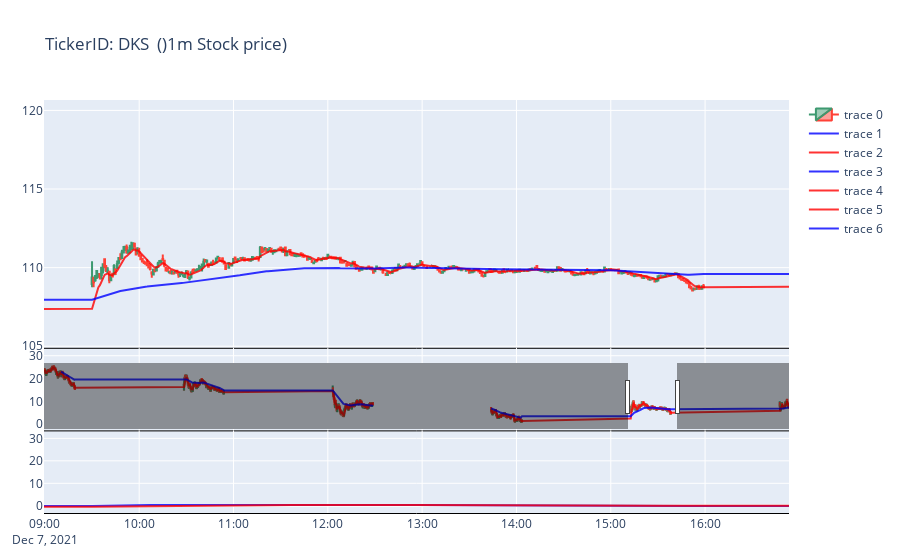

Notebook source saved alongside this figure:
### Code cell
import plotly.graph_objects as go
from plotly.subplots import make_subplots

#plot the chart
fig = make_subplots(vertical_spacing = 0, rows=3, cols=1,shared_xaxes=True,  row_heights=[0.6, 0.2, 0.2])

#Candlestick data
fig.add_trace(go.Candlestick(x=df['Datetime'],
                open=df['Open'],
                high=df['High'],
                low=df['Low'],
                close=df['Close']),row=1,col=1)
#MACD data (1m)
fig.add_trace(go.Scatter(
                x=data['Datetime'],
                y=data['macd1m'],
                line_color='blue',
                opacity=0.8),row=2,col=1)

fig.add_trace(go.Scatter(
                x=data['Datetime'],
                y=data['signal1m'],
                line_color='red',
                opacity=0.8),row=2,col=1)

#MACD data (15m)
fig.add_trace(go.Scatter(
                x=data['Datetime'],
                y=data['macd15m'],
                line_color='blue',
                opacity=0.8),row=3,col=1)

fig.add_trace(go.Scatter(
                x=data['Datetime'],
                y=data['signal15m'],
                line_color='red',
                opacity=0.8),row=3,col=1)

#EMA data
fig.add_trace(go.Scatter(
                x=data2['Datetime'],
                y=data2['ema1m'],
                line_color='red',
                opacity=0.8),row=1,col=1)

fig.add_trace(go.Scatter(
                x=data2['Datetime'],
                y=data2['ema15m'],
                line_color='blue',
                opacity=0.8),row=1,col=1)

#eliminate gaps
# build complete timepline from start date to end date
dt_all = pd.date_range(start=df['Datetime'].iloc[0],end=df['Datetime'].iloc[-1])
# retrieve the dates that ARE in the original datset
dt_obs = [d.strftime('%Y-%m-%d %H:%M:%S.%f') for d in pd.to_datetime(df['Datetime'])]
# define dates with missing values
dt_breaks = [d for d in dt_all.strftime('%Y-%m-%d %H:%M:%S.%f').tolist() if not d in dt_obs]
# hide dates with no values
fig.update_xaxes(rangebreaks=[dict(values=dt_breaks)])



fig.update_xaxes(showline=True, linewidth=1, linecolor='black', mirror=False,showspikes = True,spikemode  = 'across+toaxis',spikesnap = 'cursor',showgrid=True)

fig.update_layout(title="TickerID: "+_ticker+"  ()"+_resolution+" Stock price)",height=2000,margin_autoexpand=True,margin=dict(l=20, r=20, t=100, b=20),hovermode  = 'x',spikedistance =  -1)

fig.show()

### Figure 1 — Plotly figure (JSON) as saved in the notebook; plotly's stock layout.template omitted (floating-point values rounded to 4 significant figures; data arrays with more than 128 entries replaced by an {"elided": "..."} marker saying what was removed)
{"data": [{"close": {"elided": "1935 float values"}, "high": {"elided": "1935 float values"}, "low": {"elided": "1935 float values"}, "open": {"elided": "1935 float values"}, "type": "candlestick", "x": {"elided": "1935 str values"}, "xaxis": "x", "yaxis": "y"}, {"line": {"color": "blue"}, "opacity": 0.8, "type": "scatter", "x": {"elided": "1935 str values"}, "xaxis": "x2", "y": {"elided": "1935 float values"}, "yaxis": "y2"}, {"line": {"color": "red"}, "opacity": 0.8, "type": "scatter", "x": {"elided": "1935 str values"}, "xaxis": "x2", "y": {"elided": "1935 float values"}, "yaxis": "y2"}, {"line": {"color": "blue"}, "opacity": 0.8, "type": "scatter", "x": {"elided": "1935 str values"}, "xaxis": "x3", "y": {"elided": "1935 float values"}, "yaxis": "y3"}, {"line": {"color": "red"}, "opacity": 0.8, "type": "scatter", "x": {"elided": "1935 str values"}, "xaxis": "x3", "y": {"elided": "1935 float values"}, "yaxis": "y3"}, {"line": {"color": "red"}, "opacity": 0.8, "type": "scatter", "x": {"elided": "1935 str values"}, "xaxis": "x", "y": {"elided": "1935 float values"}, "yaxis": "y"}, {"line": {"color": "blue"}, "opacity": 0.8, "type": "scatter", "x": {"elided": "1935 str values"}, "xaxis": "x", "y": {"elided": "1935 float values"}, "yaxis": "y"}], "layout": {"autosize": true, "hovermode": "x", "margin": {"autoexpand": true, "b": 20, "l": 20, "r": 20, "t": 100}, "spikedistance": -1, "title": {"text": "TickerID: DKS  ()1m Stock price)"}, "xaxis": {"anchor": "y", "autorange": false, "domain": [0, 1], "linecolor": "black", "linewidth": 1, "matches": "x3", "mirror": false, "range": ["2021-12-07 08:59:26.0504", "2021-12-07 16:53:22.6934"], "rangebreaks": [{"values": ["2021-12-04 11:00:00.000000", "2021-12-05 11:00:00.000000"]}], "rangeslider": {"autorange": true, "range": ["2021-12-01 10:59:30", "2021-12-08 10:59:30"], "yaxis": {"_template": null, "rangemode": "match"}}, "showgrid": true, "showline": true, "showspikes": true, "showticklabels": false, "spikemode": "across+toaxis", "spikesnap": "cursor", "type": "date"}, "xaxis2": {"anchor": "y2", "autorange": false, "domain": [0, 1], "linecolor": "black", "linewidth": 1, "matches": "x3", "mirror": false, "range": ["2021-12-07 08:59:26.0504", "2021-12-07 16:53:22.6934"], "rangebreaks": [{"values": ["2021-12-04 11:00:00.000000", "2021-12-05 11:00:00.000000"]}], "showgrid": true, "showline": true, "showspikes": true, "showticklabels": false, "spikemode": "across+toaxis", "spikesnap": "cursor", "type": "date"}, "xaxis3": {"anchor": "y3", "autorange": false, "domain": [0, 1], "linecolor": "black", "linewidth": 1, "mirror": false, "range": ["2021-12-07 08:59:26.0504", "2021-12-07 16:53:22.6934"], "rangebreaks": [{"values": ["2021-12-04 11:00:00.000000", "2021-12-05 11:00:00.000000"]}], "showgrid": true, "showline": true, "showspikes": true, "spikemode": "across+toaxis", "spikesnap": "cursor", "type": "date"}, "yaxis": {"anchor": "x", "autorange": true, "domain": [0.4, 1], "range": [104.9, 120.7], "type": "linear"}, "yaxis2": {"anchor": "x2", "autorange": true, "domain": [0.2, 0.4], "range": [-2.774, 33.48], "type": "linear"}, "yaxis3": {"anchor": "x3", "autorange": true, "domain": [0, 0.2], "range": [-3.217, 33.54], "type": "linear"}}}
